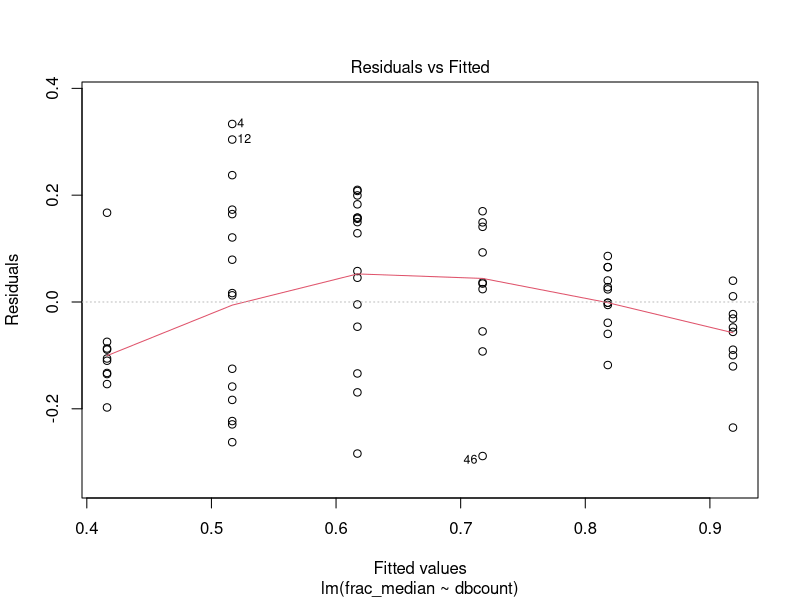
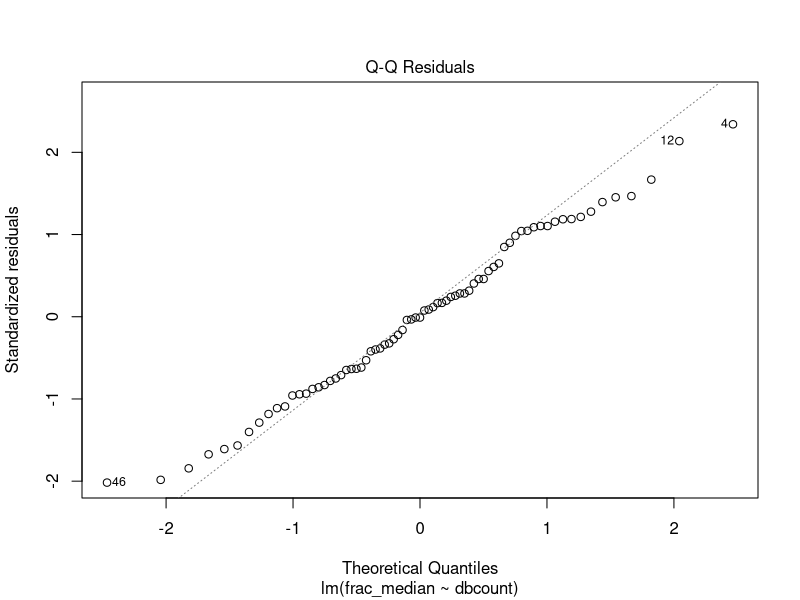
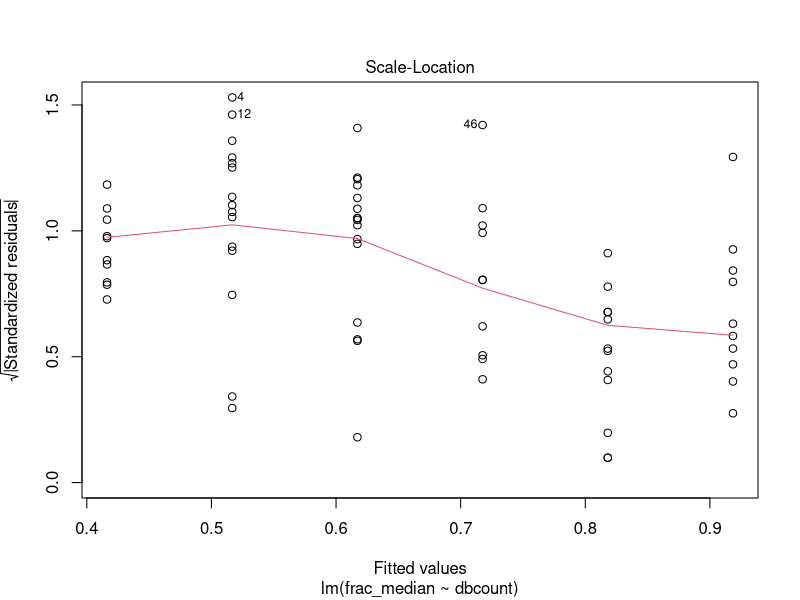
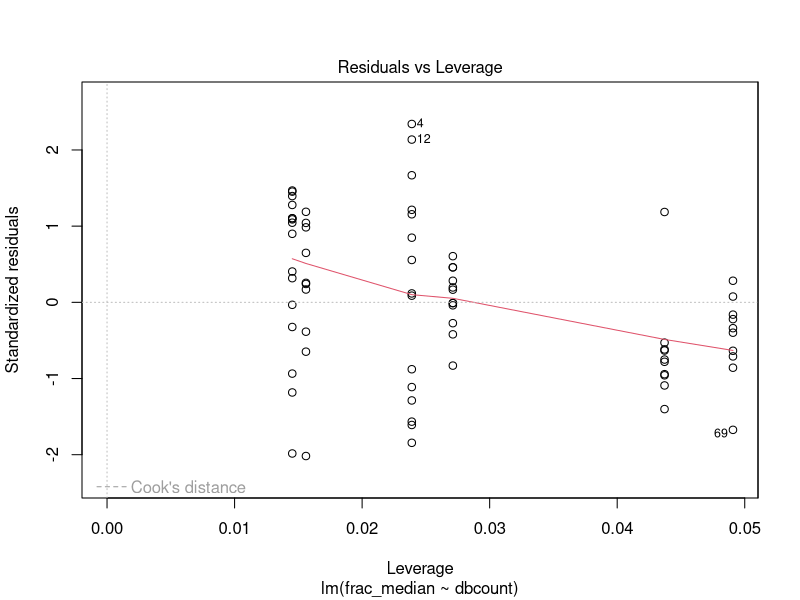
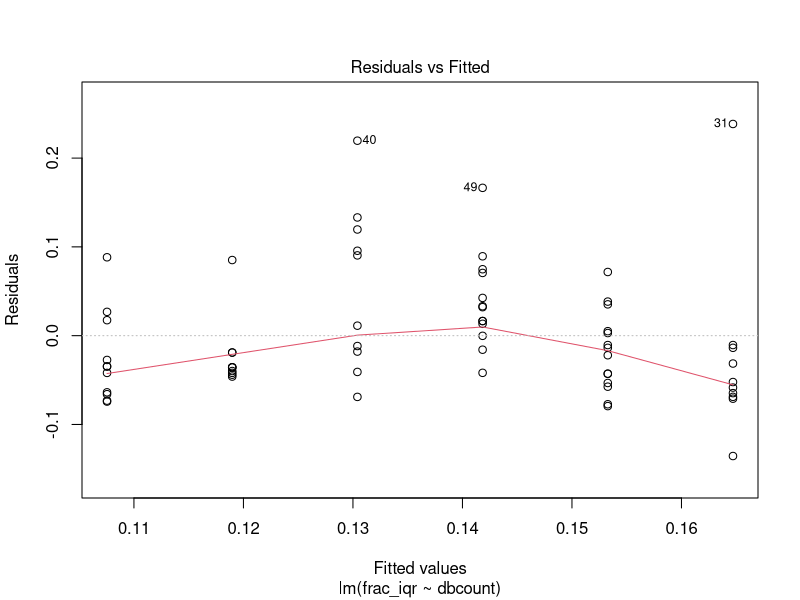
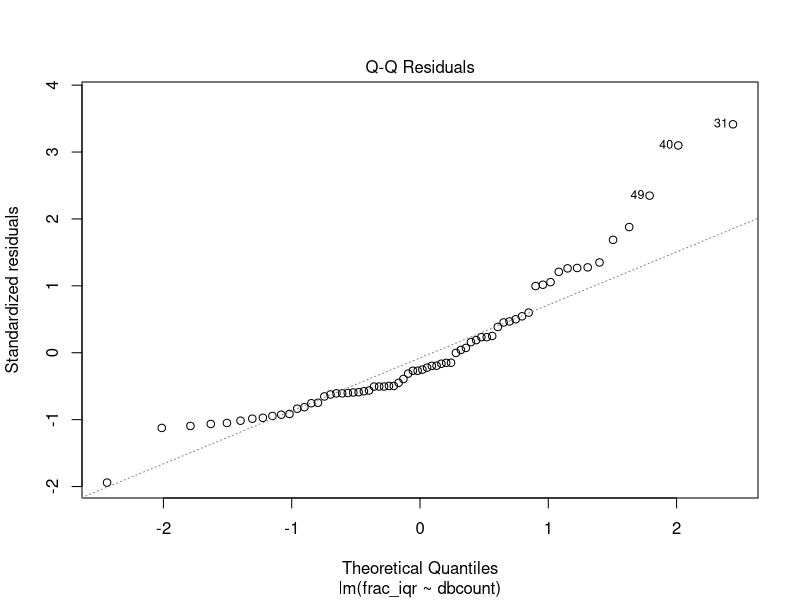
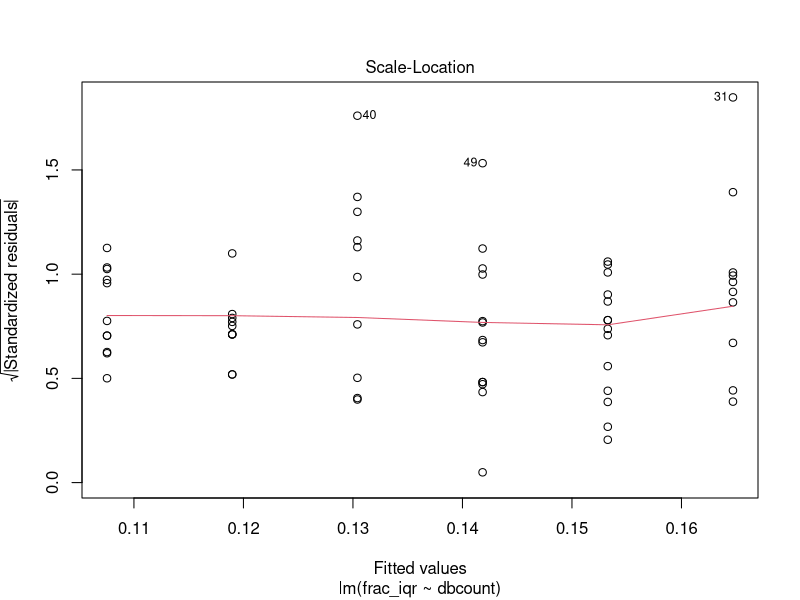
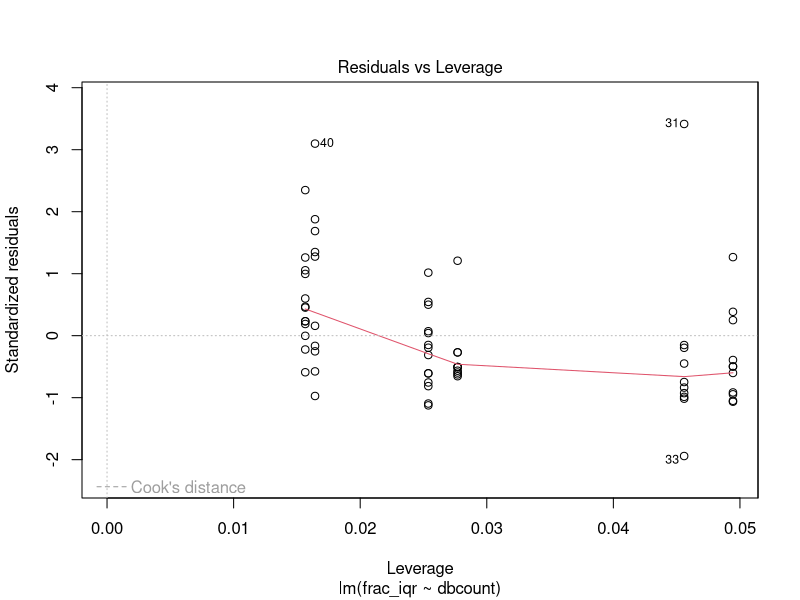

Recreate these plots in R, in order.
library(ggplot2)

####################
## Load the data
####################
normdata <- read.table("norm_syncspike_stats_cutoff_0.2_binwidth_5.0ms_lookahead_10.csv", header=TRUE, sep=",")
lognormdata <- read.table("lognorm_syncspike_stats_cutoff_0.2_binwidth_5.0ms_lookahead_10.csv", header=TRUE, sep=",")
## Add a column for distribution of synaptic strengths
normdata["distribution"] <- "normal"
lognormdata["distribution"] <- "lognormal"
## Combined the two datasets into one, where the "distribution" column
## separates the two datasets.
combined = rbind(normdata, lognormdata)
## Make the distribution column into a categorical variable
combined$distribution = factor(combined$distribution)

##################################################################
##################################################################
## Process data for normal distribution of synaptic
## conductances. Analyze synchronously spiking fraction of cells.
##################################################################
##################################################################

## Display some statistics for normal distribution data
head(normdata)
std <- aggregate(frac_median ~ dbcount, normdata, sd)
print("Standard deviation in normal distr data")
print(std)

## Levene's test for homogeneity of variance
## library(car)
## leveneTest(frac_median ~ dbcount, data=normdata)
## Levene's test is not appropriate with quantitative explanatory variables.

## Test for homoscedasticity
fligner.test(frac_median ~ dbcount, data = normdata)
## d20 <- normdata[normdata$dbcount==30,]
## sd(d20[,c('frac_median')])
std <- aggregate(frac_median ~ dbcount, lognormdata, sd)
print("Standard deviation in lognormal distr data")
print(std)
## Test for homoscedasticity
fligner.test(frac_median ~ dbcount, data = lognormdata)
## Welch' test for one way ANOVA
oneway.test(frac_median ~ dbcount, data = normdata)
kruskal.test(frac_median ~ dbcount, data = normdata)
oneway.test(frac_iqr ~ dbcount, data = normdata)

#########################################
## LM: linear regression
#########################################
## Linear regression fit stats
lmfit = lm(frac_median ~ dbcount, data = normdata)
summary(lmfit)
anova(lmfit, test = "Chisq")
plot(lmfit)

## Plot the fit
png("ss_med_frac_norm_lm_fit.png", width=400, height=300)
lm_plot <- ggplot(normdata, aes(x=dbcount, y=frac_median)) + xlab("basket cells") + ylab("Median fraction") + geom_point(shape=19) + geom_smooth(method="lm")
par(new=F)
lm_plot + theme(panel.grid.major=element_blank(), panel.grid.minor=element_blank(), panel.background=element_blank())
dev.off()

## This was a trial for log transform
## lmfit = lm(log(frac_median) ~ dbcount, data = normdata)
## summary(lmfit)
## anova(lmfit, test = "Chisq")
## plot(lmfit)

#########################################
## GLM: Binomial fit with logit link
#########################################

## library(MASS)
## boxcox(frac_median ~ dbcount, data=normdata, lambda=seq(-2, 4, by=0.1))
## lmfit = lm(frac_iqr ~ dbcount, data = normdata)
## summary(lmfit)
## #Generalized linear model fit with distribution from Gamma family
## glmfit = glm(frac_median ~ dbcount, family=Gamma, data = normdata)
## summary(glmfit)
## anova(glmfit, test = "Chisq")
## plot(glmfit)

## Binomial is best fit, this is natural when there are two
## possibilities - spiking or nonspiking - logistic model
### Plot the data with fitted model - checked with statsmodels - but
### could not produce the confidence interval
png("ss_med_frac_norm_binomial_fit.png", width=400, height=300)
binom_plot <- ggplot(normdata, aes(x=dbcount, y=frac_median)) + xlab("basket cells") + ylab("Median fraction") + geom_point(shape=19) + geom_smooth(method="glm", family=binomial(logit))
par(new=F)
binom_plot + theme(panel.grid.major=element_blank(), panel.grid.minor=element_blank(), panel.background=element_blank())
dev.off()

## A more direct of logistic regression and its summary
spiking <- round(normdata$frac_median*240)
nonspiking <- 240 - spiking
dbcount <- normdata$dbcount
ss.logistic = glm(cbind(spiking, nonspiking )~ dbcount, data=normdata, family=binomial)
summary(ss.logistic)

####################################################################
####################################################################
## Process data for lognormal distribution of synaptic
## conductances. Analyze synchronously spiking cell fraction.
####################################################################
####################################################################

##############################################
## Plot linear fit for lognorm distribution
##############################################

png("ss_med_frac_lognorm_lm_fit.png", width=400, height=300)
lm_plot <- ggplot(lognormdata, aes(x=dbcount, y=frac_median)) + xlab("basket cells") + ylab("Median fraction") + geom_point(shape=19) + geom_smooth(method="lm")
par(new=F)
lm_plot + theme(panel.grid.major=element_blank(), panel.grid.minor=element_blank(), panel.background=element_blank())
dev.off()

##############################################
## Plot binomial fit for lognorm distribution
##############################################
png("ss_med_frac_lognorm_binomial_fit.png", width=400, height=300)
binom_plot <- ggplot(lognormdata, aes(x=dbcount, y=frac_median)) + xlab("basket cells") + ylab("Median fraction") + geom_point(shape=19) + geom_smooth(method="glm", family="binomial")
par(new=F)
binom_plot + theme(panel.grid.major=element_blank(), panel.grid.minor=element_blank(), panel.background=element_blank())
dev.off()


pairwise.t.test(normdata$frac_median, normdata$dbcount, p.adj="b")
oneway.test(frac_median ~ dbcount, data = lognormdata)
kruskal.test(frac_median ~ dbcount, data = lognormdata)
lmfit = lm(frac_median ~ dbcount, data = lognormdata)
summary(lmfit)
anova(lmfit, test = "Chisq")
lmfit = lm(frac_iqr ~ dbcount, data = lognormdata)
summary(lmfit)
pairwise.t.test(lognormdata$frac_median, lognormdata$dbcount, p.adj="b")
plot(lmfit)
glmfit = glm(frac_median ~ dbcount, family=Gamma, data = lognormdata)
summary(glmfit)
anova(glmfit, test = "Chisq")
plot(glmfit)

fracmed1 = lm(frac_median ~ dbcount*distribution, data=combined)
summary(fracmed1)
fracmed2 =  lm(frac_median ~ dbcount + distribution, data=combined)
summary(fracmed2)
## TukeyHSD(a2, "distribution")# did not work
anova(fracmed1, fracmed2, test="LRT")
#Insignificant interaction

## summary(fracmed2)
## library(multcomp)
## summary(glht(fracmed2, mcp(distribution="Tukey")))

fraciqr1 = lm(frac_iqr ~ dbcount + distribution + dbcount*c(distribution), data=combined)
summary(fraciqr1)
fraciqr2 =  lm(frac_iqr ~ dbcount + distribution , data=combined)
summary(fraciqr2)
## TukeyHSD(a2, "distribution")# did not work
anova(fraciqr1, fraciqr2, test="LRT")
#Insignificant interaction

############################################
############################################
## Analyze inter burst intervals
############################################
############################################
ibinorm.lmfit = lm(ibi_median ~ dbcount, data = normdata)
summary(ibinorm.lmfit)
anova(ibinorm.lmfit, test = "Chisq")
plot(ibinorm.lmfit)


## ibimed1 = glm(ibi_median ~ dbcount + c(distribution) + dbcount*c(distribution), family=Gamma, data=combined)
ibimed1 = glm(ibi_median~ dbcount + distribution + dbcount*c(distribution), data=combined)
summary(ibimed1)
## ibimed2 =  glm(ibi_median ~ dbcount + c(distribution) , family=Gamma, data=combined)
ibimed2 =  lm(ibi_median~ dbcount + distribution , data=combined)
summary(ibimed2)
## lm.ibi.median= aov(ibi_median ~ dbcount + c(distribution) , data=combined)
## TukeyHSD(lm.ibi.med, "distribution")# did not work
anova(ibimed1, ibimed2, test="LRT")
#Interaction insignificant
#IBI - not significant on distribution, only over dbcount
## anova(ibimed2, test = "Chisq")
anova(ibimed2)

## Compare pairwise using KS test
dbcounts <- unique(normdata$dbcount)
for (n in dbcounts){
    ngrp = normdata[normdata$dbcount == n,]
    lngrp = lognormdata[lognormdata$dbcount == n,]
    kst = ks.test(ngrp$frac_median, lngrp$frac_median)
    print(n)
    print(kst)
}
ks.test(normdata[normdata$dbcount == 30,]$frac_median, lognormdata[lognormdata$dbcount == 30,]$frac_median)
ks.test(normdata[normdata$dbcount == 40,]$frac_median, lognormdata[lognormdata$dbcount == 40,]$frac_median)
ks.test(normdata[normdata$dbcount == 50,]$frac_median, lognormdata[lognormdata$dbcount == 50,]$frac_median)
ks.test(normdata[normdata$dbcount == 60,]$frac_median, lognormdata[lognormdata$dbcount == 60,]$frac_median)
ks.test(normdata[normdata$dbcount == 70,]$frac_median, lognormdata[lognormdata$dbcount == 70,]$frac_median)
ks.test(normdata[normdata$dbcount == 80,]$frac_median, lognormdata[lognormdata$dbcount == 80,]$frac_median)

for (n in dbcounts){
    ngrp = normdata[normdata$dbcount == n,]
    lngrp = lognormdata[lognormdata$dbcount == n,]
    kst = ks.test(ngrp$ibi_median, lngrp$ibi_median)
    print(n)
    print(kst$p.value)
}

ks.test(normdata[normdata$dbcount == 30,]$ibi_median, lognormdata[lognormdata$dbcount == 30,]$ibi_median)
ks.test(normdata[normdata$dbcount == 40,]$ibi_median, lognormdata[lognormdata$dbcount == 40,]$ibi_median)
ks.test(normdata[normdata$dbcount == 50,]$ibi_median, lognormdata[lognormdata$dbcount == 50,]$ibi_median)
ks.test(normdata[normdata$dbcount == 60,]$ibi_median, lognormdata[lognormdata$dbcount == 60,]$ibi_median)
ks.test(normdata[normdata$dbcount == 70,]$ibi_median, lognormdata[lognormdata$dbcount == 70,]$ibi_median)
ks.test(normdata[normdata$dbcount == 80,]$ibi_median, lognormdata[lognormdata$dbcount == 80,]$ibi_median)


sem.frac.fit =  lm(frac_sem ~ dbcount * distribution , data=combined)
summary(sem.frac.fit)
ggplot(normdata, aes(x=dbcount, y=frac_sem)) +geom_point(shape=19) + stat_smooth(method=lm)
ggplot(lognormdata, aes(x=dbcount, y=frac_sem)) +geom_point(shape=19) + stat_smooth(method=lm)
